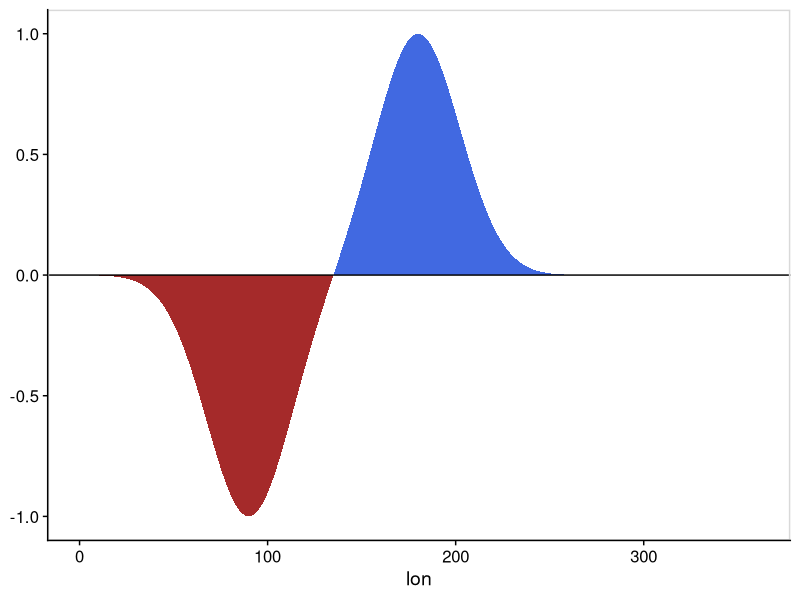

This figure's R source:
library(dplyr)
library(ggplot2)
library(cowplot)

options(stringsAsFactors = FALSE)

# Function to plot the waves
plotTime <- function(tb, t) {
    tb <- filter(tb, time == t)
    g <- ggplot() +
        geom_ribbon(
            data = tb |> mutate(mjo = ifelse(mjo > 0, mjo, 0)),
            mapping = aes(x = lon, ymin = 0, ymax = mjo),
            fill = "royalblue"
        ) +
        geom_ribbon(
            data = tb |> mutate(mjo = ifelse(mjo < 0, mjo, 0)),
            mapping = aes(x = lon, ymin = mjo, ymax = 0),
            fill = "brown"
        ) +
        geom_hline(yintercept = 0) +
        theme_half_open() +
        panel_border()
    return(g)
}

# Reading data
wave <- readLines("juliano_out.txt")
num_idx <- gregexpr(" ([0-9]|-)", wave)
nt <- length(num_idx)
ng <- length(num_idx[[1]]) - 1
tb <- tibble(time = integer(0), lon = integer(0), mjo = double(0))
height <- double(ng)

# Extracting information
for (i in 1:nt) {
    wave_time <- num_idx[[i]]
    time <- substring(wave[i], wave_time[1], wave_time[2]) |> as.integer()

    for (j in 2:ng) {
        height[j - 1] <- substring(wave[i], wave_time[j], wave_time[j + 1]) |> as.double()
    }

    tb_tmp <- tibble(time = time, lon = 1:ng, mjo = height)
    tb <- bind_rows(tb, tb_tmp)
}

# Making the plot for a specific time
g <- plotTime(tb, t = 0)
